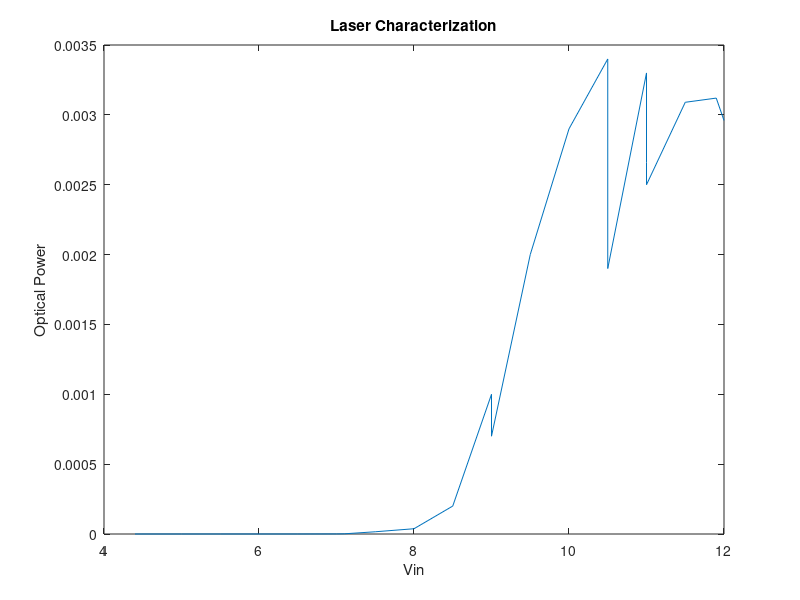
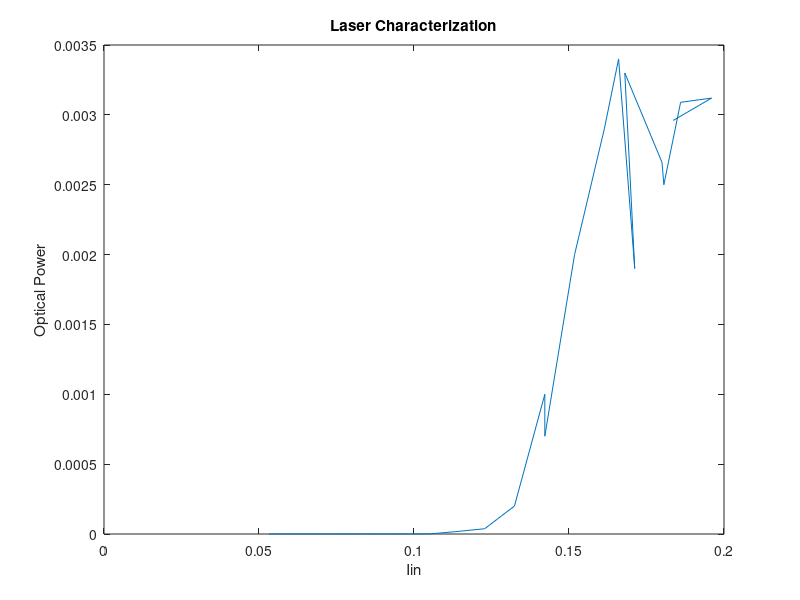

Write MATLAB code to recreate these figures, in order.
Vin = [   4.4,      5,    5.5,      6,    6.5,      7,     7.1,   7.5,       8,    8.5,    9,     9,  9.5,     10,   10.5,   10.5,      11,      11,      11,    11.5,    11.9, 12];
Vlas= [  1.74,   1.76,   1.78,    1.8,   1.82,   1.83,    1.83,  1.85,    1.86,   1.88, 1.89,  1.89, 1.91,   1.93,    2.2,   1.94,     2.6,       2,    1.97,     2.2,    2.10, 2.82];
Po  = [.05e-6, .09e-6, .14e-6, .16e-6, .19e-6, .61e-6, 1.34e-6, 16e-6, 37.7e-6, 200e-6, 1e-3, .7e-3, 2e-3, 2.9e-3, 3.4e-3, 1.9e-3,  3.3e-3, 2.66e-3, 2.50e-3, 3.09e-3, 3.12e-3, 2.96e-3];
R = 50;
I = (Vin - Vlas)./R;

figure(1);
plot(Vin, Po);
title('Laser Characterization');
xlabel('Vin');
ylabel('Optical Power');

figure(2);
plot(I, Po);
title('Laser Characterization');
xlabel('Iin');
ylabel('Optical Power');